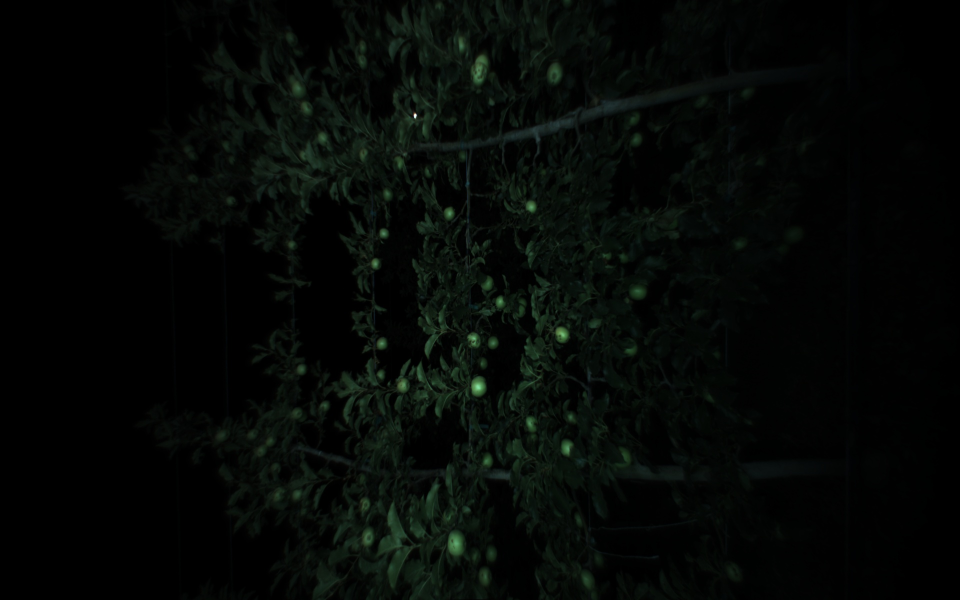
#> input picture detection/data/green/frame0000.png, 1920 x 1200 px (shown at 1/2 size)
$ jupyter execute --allow-errors green.ipynb   (shell and % lines are left out)   (older library calls are emulated)
#> lines starting #> are read from the running program, lines starting #| are printed output that depends on the picture; after the words box and inside, x2 and y2 are one past the last pixel; in counts of white or black regions, pixels touching at a corner belong together
### detection/aye/bounding_box.py
from __future__ import print_function, division, absolute_import

import numpy as np


class OverlapRatio:
    Union, Min = range(2)


def extract_bbox(image, bbox):
    x, y, w, h = bbox
    return image[y:y + h, x:x + w, ...]


def bbox_center(bbox):
    x, y, w, h = bbox
    return np.array([x + w / 2, y + h / 2])


# [77 lines left out: functions bbox_intersect, bbox_overlap_ratio, bbox_distance_squared, bbox_distance_squared_area_ratio, bboxes_overlap_ratio, bboxes_assignment_cost, not called in this run]

### detection/aye/preprocessing.py
from __future__ import print_function, division, absolute_import
import cv2
import os
import numpy as np
from aye.bounding_box import extract_bbox


def resize_image(image, k, interpolation=cv2.INTER_NEAREST):
    return cv2.resize(image, None, fx=k, fy=k, interpolation=interpolation)


# [27 lines left out: functions prepare_data, convert_image_colorspace, not called in this run]


class DataReader(object):
    # [35 lines left out: functions __init__, read_image, get_label_filename, read_image_with_label, rotate_image, not called in this run]


class Samples(object):
    v_thresh = 20

    # [155 lines left out: functions __init__, extract, Xy_pos, Xy_neg, Xy_both, X and 1 more, not called in this run]

### detection/aye/tune.py
from sklearn import svm
from sklearn import naive_bayes
from sklearn import linear_model
from sklearn import grid_search
from sklearn import ensemble


def tune_svc(X, y):
    """
    Tune support vector classifier
    :param X:
    :param y:
    :return:
    """
    params = [
        {'kernel': ['rbf'], 'C': [0.01, 0.05, 0.1, 0.5, 1, 5, 10, 50, 100]}]

    grid = grid_search.GridSearchCV(estimator=svm.SVC(), param_grid=params,
                                    cv=5)
    grid.fit(X, y)

    return grid


# [70 lines left out: functions tune_lr, tune_rf, tune_ensemble, print_grid_search_report, not called in this run]

### detection/notebook/green.ipynb
[cell 1]
# For loading data and colorspace conversion
import cv2

import numpy as np
import numpy.ma as ma
import matplotlib.pyplot as plt
from mpl_toolkits.mplot3d import Axes3D

# For classification/detection
from sklearn import svm
from sklearn.preprocessing import StandardScaler
from sklearn.grid_search import GridSearchCV

[cell 2]
# Get current dir
import os
cwd = os.getcwd()

[cell 3]
# Import aye
import sys
sys.path.append(os.path.join(cwd, '..'))
import aye.tune
from aye.preprocessing import resize_image
from aye.bounding_box import extract_bbox

[cell 4]
# Get data dir
data_dir = os.path.join(cwd, '../data/green')
print('data_dir: ', data_dir)

[cell 5]
# Read image
im_bgr = cv2.imread(os.path.join(data_dir, 'frame0000.png'))
#> im_bgr is the input picture: shape (1200, 1920, 3); mean B, G, R 5.3, 7.7, 4.5
im_pos = cv2.imread(os.path.join(data_dir, 'frame0000_pos.png'), cv2.IMREAD_GRAYSCALE)
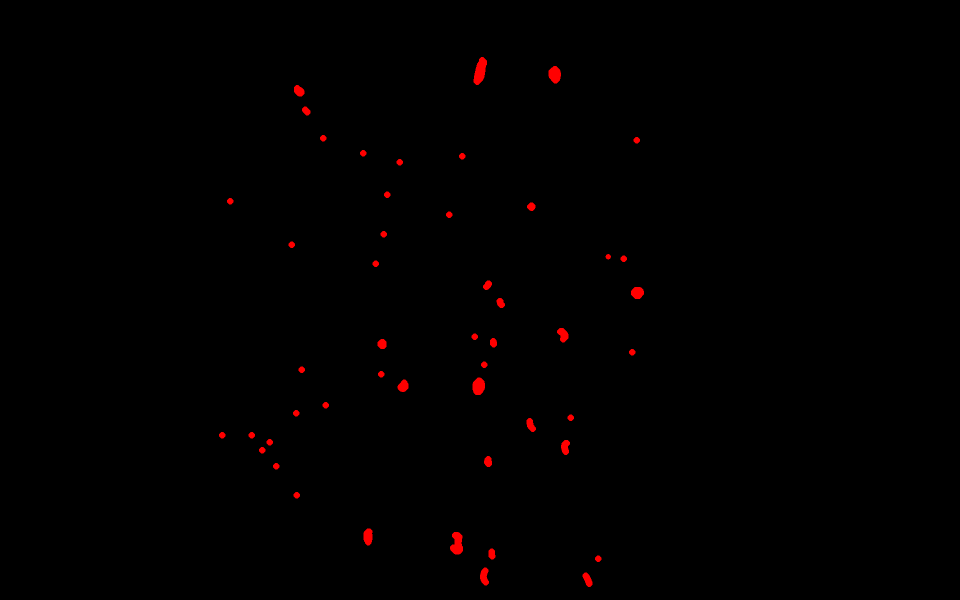
#> input picture detection/data/green/frame0000_pos.png, 1920 x 1200 px (shown at 1/2 size)
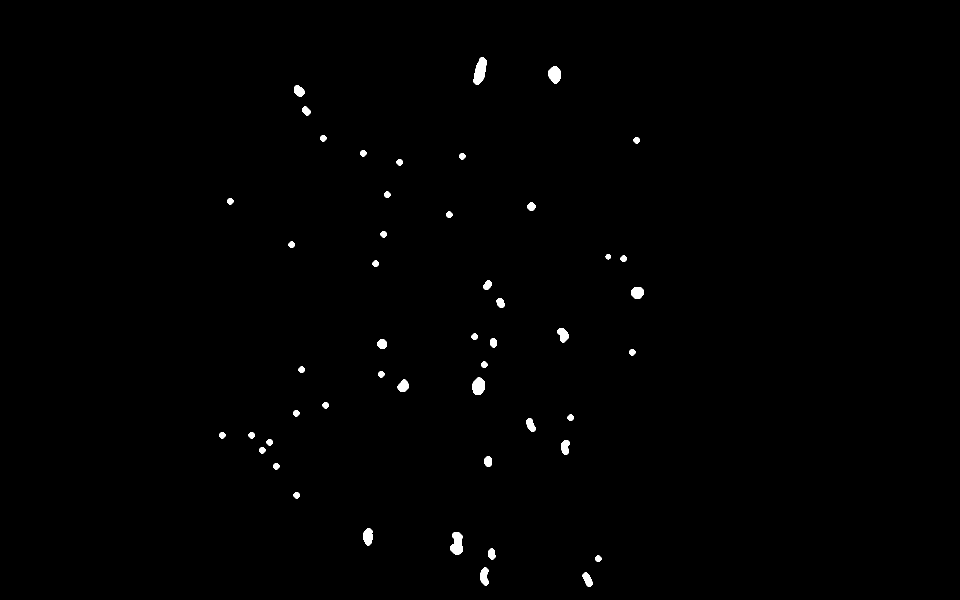
#> im_pos: shape (1200, 1920) (shown at 1/2 size); values 0 (black) and 76 (white), 0.54% white; 49 white regions, largest, box (x1, y1, x2, y2) and area: (947, 114, 974, 170) 971, (900, 1064, 926, 1109) 838, (945, 755, 970, 790) 697
im_neg = cv2.imread(os.path.join(data_dir, 'frame0000_neg.png'), cv2.IMREAD_GRAYSCALE)
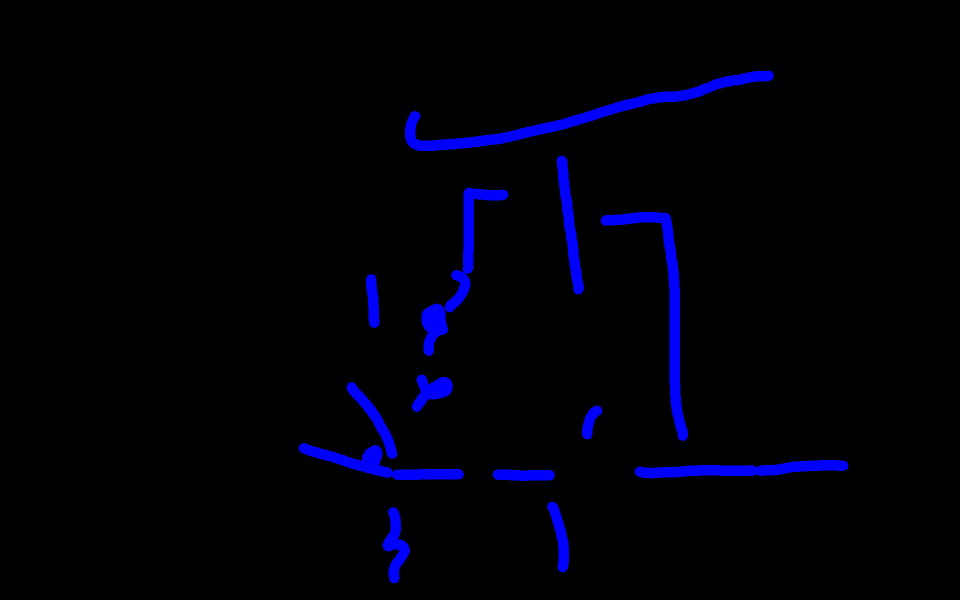
#> input picture detection/data/green/frame0000_neg.png, 1920 x 1200 px (shown at 1/2 size)
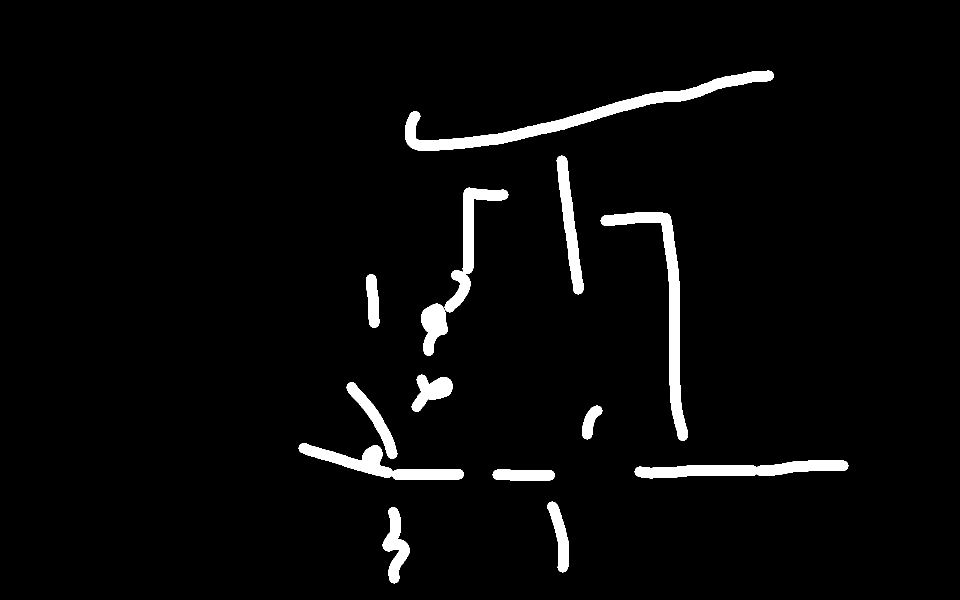
#> im_neg: shape (1200, 1920) (shown at 1/2 size); values 0 (black) and 29 (white), 3.5% white; 14 white regions, largest, box (x1, y1, x2, y2) and area: (810, 141, 1548, 302) 16688, (1201, 424, 1376, 882) 12016, (1269, 920, 1697, 957) 8851

# Get part of image
aoi = [240, 200, 1440, 800]
im_bgr = extract_bbox(im_bgr, aoi)
im_pos = extract_bbox(im_pos, aoi)
#> in extract_bbox (call 2), `return image[y:y + h, x:x + w, ...]`: returned value: shape (800, 1440); values 0 (black) and 76 (white), 0.69% white; 40 white regions, largest, box (x1, y1, x2, y2) and area: (705, 555, 730, 590) 697, (1022, 374, 1048, 398) 495, (874, 456, 897, 485) 443
im_neg = extract_bbox(im_neg, aoi)
#> in extract_bbox (call 3), `return image[y:y + h, x:x + w, ...]`: returned value: shape (800, 1440); values 0 (black) and 29 (white), 6% white; 12 white regions, largest, box (x1, y1, x2, y2) and area: (961, 224, 1136, 682) 12016, (570, 0, 1133, 102) 11457, (1029, 720, 1440, 757) 8552

# Resize image to quater
k = 0.5
im_pos = resize_image(im_pos, k)
#> in resize_image, `return cv2.resize(image, None, fx=k, fy=k, interpolation=interpolation)`: returned value: shape (400, 720); values 0 (black) and 76 (white), 0.7% white; 40 white regions, largest, box (x1, y1, x2, y2) and area: (353, 278, 365, 295) 173, (511, 187, 524, 199) 122, (437, 228, 449, 243) 116
im_neg = resize_image(im_neg, k)
#> in resize_image (call 2), `return cv2.resize(image, None, fx=k, fy=k, interpolation=interpolation)`: returned value: shape (400, 720); values 0 (black) and 29 (white), 6% white; 11 white regions, largest, box (x1, y1, x2, y2) and area: (481, 112, 568, 341) 2963, (285, 0, 567, 51) 2872, (302, 88, 389, 256) 2610
im_bgr = resize_image(im_bgr, k)
#> call 3 of resize_image, with k = 0.5, interpolation = 0
#> in resize_image (call 3), `return cv2.resize(image, None, fx=k, fy=k, interpolation=interpolation)`:
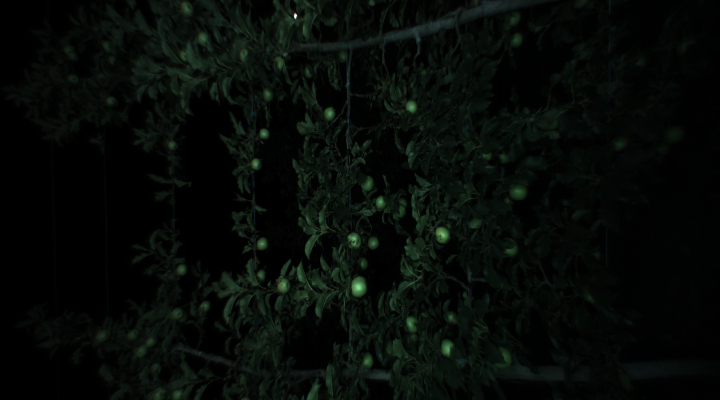
#> returned value: shape (400, 720, 3); mean of channels 0, 1, 2 7.2, 10.5, 6.1; drawn as B, G, R

# Visualization
fig = plt.figure(figsize=(18, 6))
ax = fig.add_subplot(1, 3, 1)
ax.imshow(im_bgr)
ax.set_title('bgr image')
ax = fig.add_subplot(1, 3, 2)
ax.imshow(im_pos, cmap=plt.cm.Greys)
ax.set_title('positive label')
ax = fig.add_subplot(1, 3, 3)
ax.imshow(im_neg, cmap=plt.cm.Greys)
ax.set_title('negative label')
print(im_pos.shape)
#| (400, 720)
#> figure, not shown here; B, G, R data is drawn as R, G, B

[cell 6]
# Covert image to different colorspaces
im_hsv = cv2.cvtColor(im_bgr, cv2.COLOR_BGR2HSV)
#> im_hsv: shape (400, 720, 3); mean H, S, V 47.5, 92.1, 10.5
im_lab = cv2.cvtColor(im_bgr, cv2.COLOR_BGR2LAB)
#> im_lab: shape (400, 720, 3); mean of channels 0, 1, 2 8, 125.7, 129.4

# Visualization
fig = plt.figure(figsize=(18, 6))
ax = fig.add_subplot(1, 3, 1)
ax.imshow(im_bgr)
ax.set_title('bgr image')
ax = fig.add_subplot(1, 3, 2)
ax.imshow(im_hsv)
ax.set_title('hsv image')
ax = fig.add_subplot(1, 3, 3)

ax.imshow(im_lab)
ax.set_title('lab image')
#> figure, not shown here; B, G, R data is drawn as R, G, B

[cell 7]
# Thresholding based on v values in hsv
v = im_hsv[:,:,-1]
v_thresh = 25
mask_v = (v > v_thresh) & (v < 255 - v_thresh)
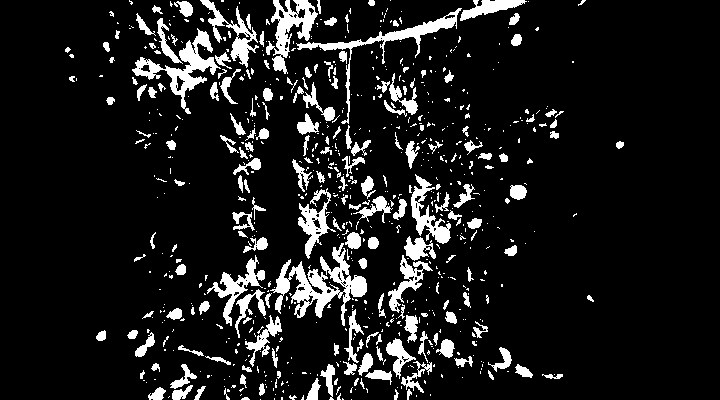
#> mask_v: shape (400, 720) bool; 11% white; 739 white regions (546 under 20 px), largest, box (x1, y1, x2, y2) and area: (270, 243, 367, 326) 2635, (132, 28, 221, 114) 1810, (296, 8, 462, 124) 1562

[cell 8]
# Extract training and testing data
mask_pos = im_pos > 0
mask_neg = im_neg > 0

mask_pos_v = mask_pos & mask_v
mask_neg_v = mask_neg & mask_v
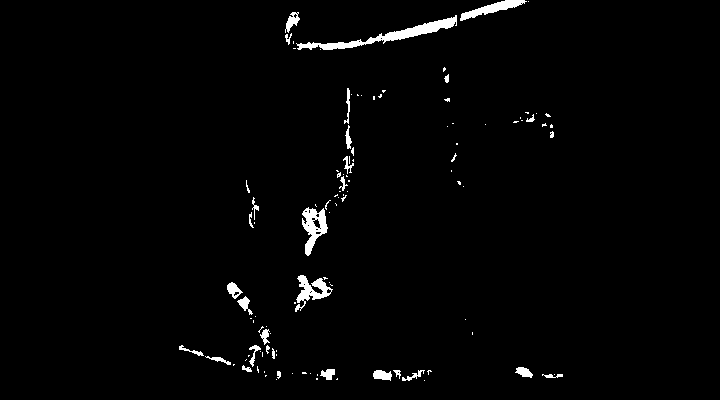
#> mask_neg_v: shape (400, 720) bool; 1.8% white; 111 white regions (79 under 20 px), largest, box (x1, y1, x2, y2) and area: (296, 15, 457, 50) 1158, (302, 207, 328, 256) 633, (295, 275, 333, 312) 544

X_train_pos_bgr = im_bgr[mask_pos_v]
#> X_train_pos_bgr = 1993 rows, first 8: [45, 71, 47], [54, 79, 51], [53, 79, 49], [36, 56, 43], [46, 68, 49], [52, 77, 49], [58, 85, 51], [52, 77, 43]
X_train_pos_hsv = im_hsv[mask_pos_v]
#> X_train_pos_hsv = 1993 rows, first 8: [58, 93, 71], [63, 90, 79], [64, 97, 79], [50, 91, 56], [56, 83, 68], [63, 93, 77], [66, 102, 85], [68, 113, 77]
X_train_pos_lab = im_lab[mask_pos_v]
#> X_train_pos_lab = 1993 rows, first 8: [70, 113, 141], [79, 112, 140], [78, 110, 140], [56, 118, 139], [68, 115, 139], [76, 111, 139], [84, 109, 140], [75, 109, 139]

X_train_neg_bgr = im_bgr[mask_neg_v]
X_train_neg_hsv = im_hsv[mask_neg_v]
X_train_neg_lab = im_lab[mask_neg_v]

[cell 9]
# Visualization
r = 2
fig = plt.figure(figsize=(18, 6))
ax = fig.add_subplot(131, projection='3d')
ax.plot(X_train_pos_bgr[::r, 0], X_train_pos_bgr[::r, 1], X_train_pos_bgr[::r, 2], c='r', ls='None', marker='o')
ax.plot(X_train_neg_bgr[::r, 0], X_train_neg_bgr[::r, 1], X_train_neg_bgr[::r, 2], c='b', ls='None', marker='o')
ax.set_xlabel('b')
ax.set_ylabel('g')
ax.set_zlabel('r')
ax = fig.add_subplot(132, projection='3d')
ax.plot(X_train_pos_hsv[::r, 0], X_train_pos_hsv[::r, 1], X_train_pos_hsv[::r, 2], c='r', ls='None', marker='o')
ax.plot(X_train_neg_hsv[::r, 0], X_train_neg_hsv[::r, 1], X_train_neg_hsv[::r, 2], c='b', ls='None', marker='o')
ax.set_xlabel('h')
ax.set_ylabel('s')
ax.set_zlabel('v')
ax = fig.add_subplot(133, projection='3d')
ax.plot(X_train_pos_lab[::r, 0], X_train_pos_lab[::r, 1], X_train_pos_lab[::r, 2], c='r', ls='None', marker='o')
ax.plot(X_train_neg_lab[::r, 0], X_train_neg_lab[::r, 1], X_train_neg_lab[::r, 2], c='b', ls='None', marker='o')
ax.set_xlabel('L')
ax.set_ylabel('a')
ax.set_zlabel('b')
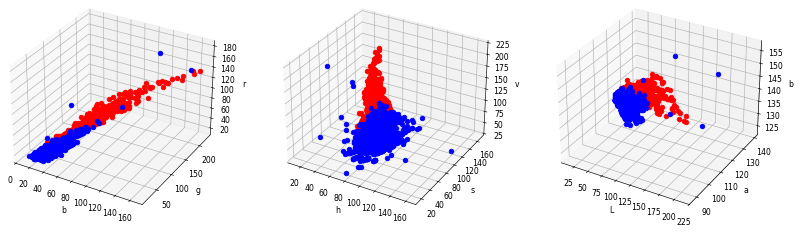
#> figure drawn by matplotlib, 3 panels

[cell 10]
# Make a big feature vector
X_train_pos = np.hstack((X_train_pos_bgr, X_train_pos_hsv, X_train_pos_lab))
X_train_neg = np.hstack((X_train_neg_bgr, X_train_neg_hsv, X_train_neg_lab))

# Just to make both labels have similar amount of samples
X_train_neg = X_train_neg[::2]
X_train = np.vstack((X_train_pos, X_train_neg))
X_train = np.array(X_train, float)
print('X_train_pos: ', X_train_pos.shape)
#| X_train_pos:  (1993, 9)
print('X_train_neg: ', X_train_neg.shape)
#| X_train_neg:  (2558, 9)

Y_train_pos = np.ones((np.size(X_train_pos, axis=0),))
#> Y_train_pos = 1993 values from 1 to 1
Y_train_neg = np.zeros((np.size(X_train_neg, axis=0),))
#> Y_train_neg = 2558 values from 0 to 0
Y_train = np.hstack((Y_train_pos, Y_train_neg))

print('X_train: ', X_train.shape)
#| X_train:  (4551, 9)
print('Y_train: ', Y_train.shape)
#| Y_train:  (4551,)

[cell 11]
# Preprocessing
scaler = StandardScaler()
X_train_scaled = scaler.fit_transform(X_train)

[cell 12]
# Use SVM for classification
clf = svm.SVC()
clf.fit(X_train_scaled, Y_train)

[cell 13]
import aye.tune
# Tuned
#> (the rest of this cell did not finish here and is left out)

#> (a cell that did not finish here is left out)

[cell 15]
# Load another photo for testing
im_bgr_test = cv2.imread(os.path.join(data_dir, 'frame0002.png'))
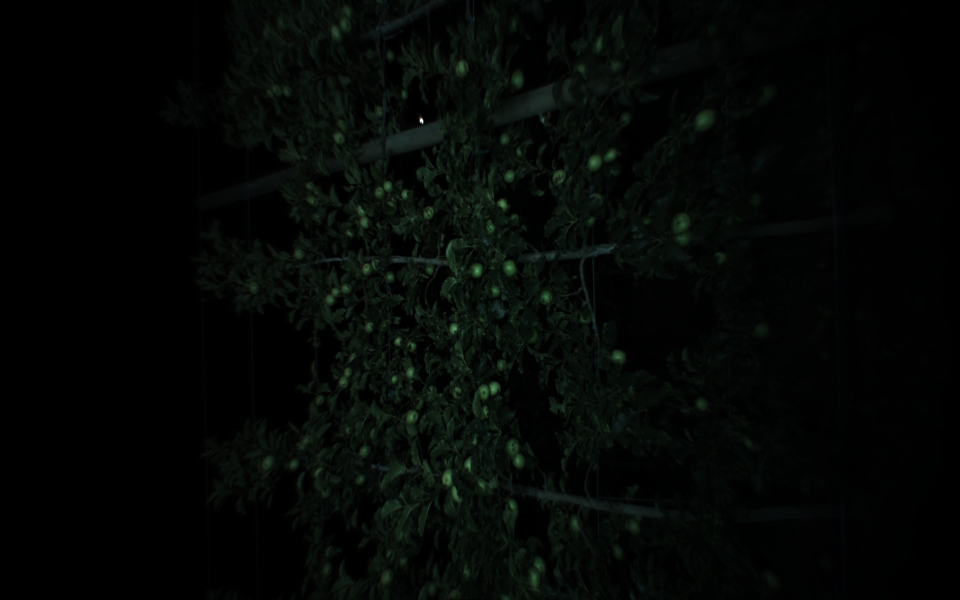
#> input picture detection/data/green/frame0002.png, 1920 x 1200 px (shown at 1/2 size)
#> im_bgr_test is the input picture: shape (1200, 1920, 3); mean B, G, R 4.8, 6.9, 4
im_bgr_test = resize_image(im_bgr_test, k)
im_bgr_test = cv2.GaussianBlur(im_bgr_test, (5, 5), 1)
#> im_bgr_test: shape (600, 960, 3)
im_hsv_test = cv2.cvtColor(im_bgr_test, cv2.COLOR_BGR2HSV)
#> im_hsv_test: shape (600, 960, 3); mean H, S, V 41.6, 74.5, 6.9
im_lab_test = cv2.cvtColor(im_bgr_test, cv2.COLOR_BGR2LAB)
#> im_lab_test: shape (600, 960, 3); mean of channels 0, 1, 2 5, 126.6, 128.9

[cell 16]
# Create a big feature vector for testing
h, w, c = np.shape(im_bgr_test)
#> h = 600; w = 960; c = 3
X_test_bgr = np.reshape(im_bgr_test, (h * w, -1))
X_test_hsv = np.reshape(im_hsv_test, (h * w, -1))
X_test_lab = np.reshape(im_lab_test, (h * w, -1))
X_test = np.hstack((X_test_bgr, X_test_hsv, X_test_lab))
X_test = np.array(X_test, float)

# Scale test data
X_test_scaled = scaler.transform(X_test)
print(X_test_scaled.shape)
#| (576000, 9)

[cell 17]
# Instead of using all the data, we generate anther mask based on v value
mask_v_test = (im_hsv_test[:,:,-1] > v_thresh) & (im_hsv_test[:,:,-1] < 255 - v_thresh)
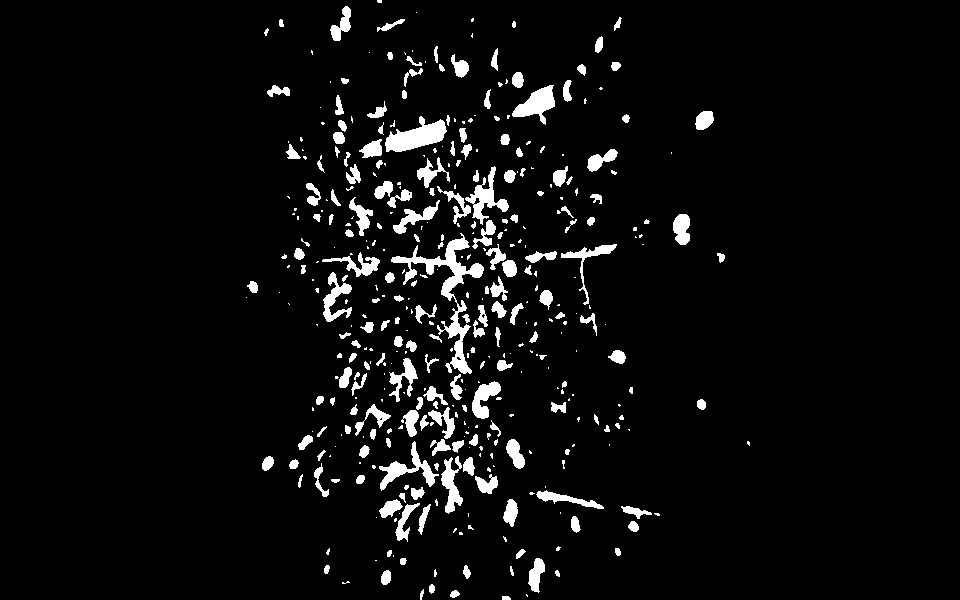
#> mask_v_test: shape (600, 960) bool; 5.2% white; 409 white regions (208 under 20 px), largest, box (x1, y1, x2, y2) and area: (391, 233, 484, 374) 2379, (385, 116, 447, 152) 1197, (512, 85, 555, 125) 818

mask_v_test = np.reshape(mask_v_test, (-1, ))
X_test_scaled_masked = X_test_scaled[mask_v_test, :]
